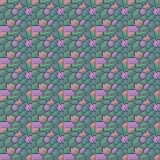

Tiled map render using the project's own tile images. Description and the whole map definition, tile-layer contents included, below:
An orthogonal 5x5 tile map with 32x32 px tiles, 1 tile layer (Tile Layer 1).

<map version="1.10" tiledversion="1.10.1" orientation="orthogonal" renderorder="right-down" width="5" height="5" tilewidth="32" tileheight="32" infinite="0" nextlayerid="2" nextobjectid="1">
 <editorsettings>
  <export target="mapa.tmx" format="tmx" />
 </editorsettings>
 <tileset firstgid="1" source="tileMap.tsx" />
 <layer id="1" name="Tile Layer 1" width="5" height="5">
  <data encoding="csv">
1077,1077,1077,1077,1077,
1077,1077,1077,1077,1077,
1077,1077,1077,1077,1077,
1077,1077,1077,1077,1077,
1077,1077,1077,1077,1077
</data>
 </layer>
</map>